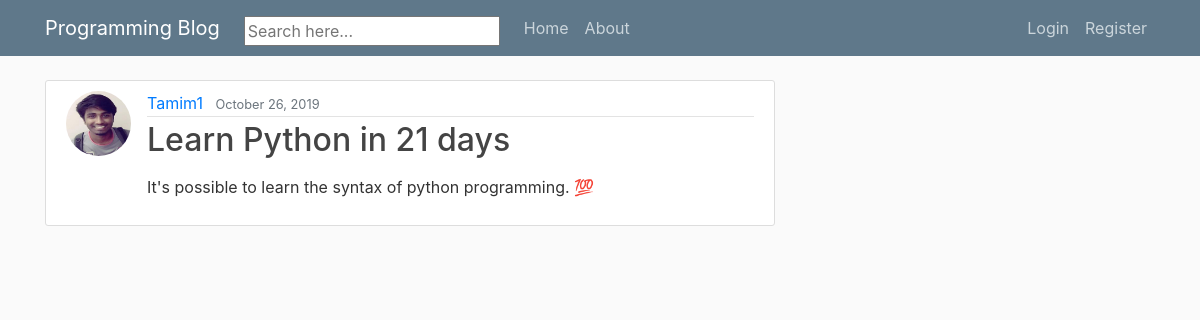
The page /post/13/ on the database its author committed.
### blog/models.py (models this page shows, shortened)
class Post(models.Model):
    title = models.CharField(max_length=100)
    content = HTMLField()
    date_posted = models.DateTimeField(default=timezone.now)
    author = models.ForeignKey(User, on_delete=models.CASCADE)

### users/models.py (models this page shows, shortened)
class Profile(models.Model):
    user = models.OneToOneField(User, on_delete=models.CASCADE)
    image = models.ImageField(default='default.jpg', upload_to='profile_pics')

### blog/views.py (the view)
# urls.py: path('post/<int:pk>/', PostDetailView.as_view(), name='post-detail'),
class PostDetailView(DetailView):
    model = Post

### blog/templates/blog/post_detail.html (shortened to what this page needs)
{% extends "blog/base.html" %}
{% block content %}
  <article class="media content-section">
    <img class="rounded-circle article-img" src="{{ object.author.profile.image.url }}">
    <div class="media-body">
      <div class="article-metadata">
        <a class="mr-2" href="{% url 'user-posts' object.author.username %}">{{ object.author }}</a>
        <small class="text-muted">{{ object.date_posted|date:"F d, Y" }}</small>
      </div>
      <h2 class="article-title">{{ object.title }}</h2>
      <p class="article-content">{{ object.content|safe }}</p>
    </div>
  </article>
{% endblock content %}

### blog/static/blog/main.css (style rules this page uses)
body { background: #fafafa; color: #333333; margin-top: 5rem; }
h1, h2, h3, h4, h5, h6 { color: #444444; }
.content-section { background: #ffffff; padding: 10px 20px; border: 1px solid #dddddd; border-radius: 3px; margin-bottom: 20px; }
.article-title { color: #444444; }
.article-content { white-space: pre-line; }
.article-img { height: 65px; width: 65px; margin-right: 16px; }
.article-metadata { padding-bottom: 1px; margin-bottom: 4px; border-bottom: 1px solid #e3e3e3 }

### rows shown on the page
Post: author.profile.image (picture), author "Tamim1", date_posted "October 26, 2019", title "Learn Python in 21 days", content "It's possible to learn the syntax of python programming. 💯"
